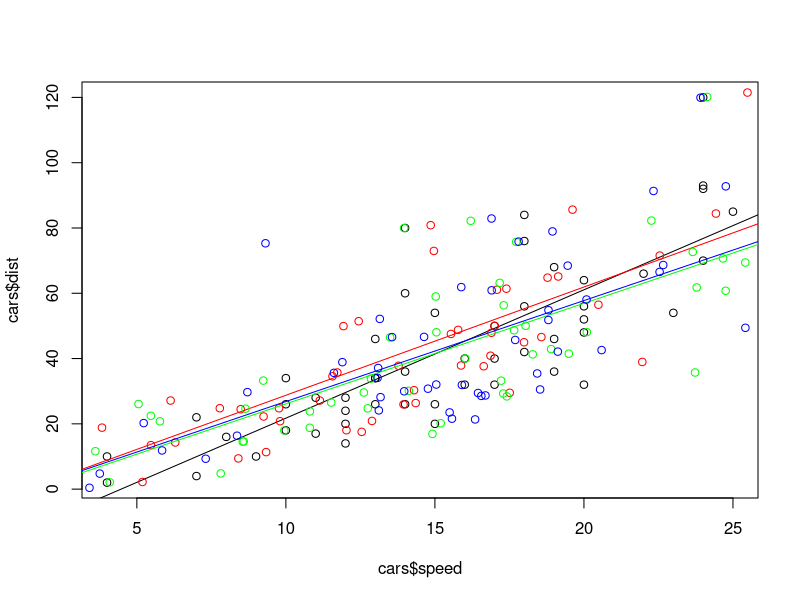

R code for this plot:
replicate(n=3,expr={
  ruido <- rnorm(n=nrow(cars), mean=0, sd=min(cars$speed))
  x <- cars$speed + ruido
  y <- cars$dist + ruido
  list(x=x,y=y,yhat=predict(lm(y~x)))
}, simplify = "array") -> simulacion

plot(y=cars$dist, x=cars$speed)
abline(lm(cars$dist~cars$speed))
colores <- rainbow(ncol(simulacion))
for(i in 1:ncol(simulacion)){
  points(x=simulacion[1,i]$x, y=simulacion[2,i]$y,col=colores[i])
  abline(lm(simulacion[2,i]$y ~ simulacion[1,i]$x), col=colores[i])
}





